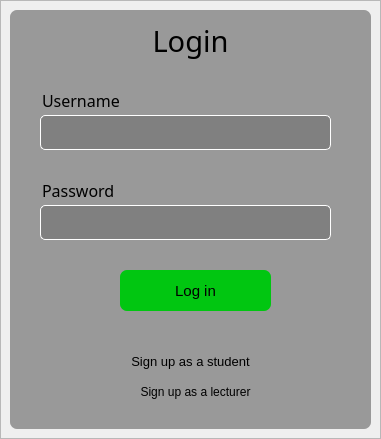
        <widget class="QWidget" name="page">
         <layout class="QVBoxLayout" name="verticalLayout_3">
          <property name="spacing">
           <number>0</number>
          </property>
          <property name="leftMargin">
           <number>0</number>
          </property>
          <property name="topMargin">
           <number>0</number>
          </property>
          <property name="rightMargin">
           <number>0</number>
          </property>
          <property name="bottomMargin">
           <number>0</number>
          </property>
          <item>
           <widget class="QFrame" name="frame_2">
            <property name="styleSheet">
             <string notr="true">background-image: url(:/images/images/background.jpg);</string>
            </property>
            <property name="frameShape">
             <enum>QFrame::StyledPanel</enum>
            </property>
            <property name="frameShadow">
             <enum>QFrame::Raised</enum>
            </property>
            <layout class="QHBoxLayout" name="horizontalLayout">
             <item>
              <widget class="QFrame" name="frame_3">
               <property name="minimumSize">
                <size>
                 <width>361</width>
                 <height>419</height>
                </size>
               </property>
               <property name="maximumSize">
                <size>
                 <width>361</width>
                 <height>419</height>
                </size>
               </property>
               <property name="font">
                <font>
                 <pointsize>8</pointsize>
                </font>
               </property>
               <property name="styleSheet">
                <string notr="true">border-radius:7px;
background: none;
background-color: rgb(118, 118, 118,180);</string>
               </property>
               <property name="frameShape">
                <enum>QFrame::StyledPanel</enum>
               </property>
               <property name="frameShadow">
                <enum>QFrame::Raised</enum>
               </property>
               <widget class="QLabel" name="label">
                <property name="geometry">
                 <rect>
                  <x>0</x>
                  <y>0</y>
                  <width>361</width>
                  <height>61</height>
                 </rect>
                </property>
                <property name="font">
                 <font>
                  <family>Nova Flat</family>
                  <pointsize>22</pointsize>
                 </font>
                </property>
                <property name="styleSheet">
                 <string notr="true">border-radius:7px;
background: none;
</string>
                </property>
                <property name="text">
                 <string>Login</string>
                </property>
                <property name="alignment">
                 <set>Qt::AlignCenter</set>
                </property>
               </widget>
               <widget class="QLineEdit" name="lineEdit">
                <property name="geometry">
                 <rect>
                  <x>30</x>
                  <y>105</y>
                  <width>291</width>
                  <height>35</height>
                 </rect>
                </property>
                <property name="styleSheet">
                 <string notr="true">border: 1.1px solid white;
padding-left: 10 px;
border-radius:5px
</string>
                </property>
               </widget>
               <widget class="QLabel" name="label_2">
                <property name="geometry">
                 <rect>
                  <x>32</x>
                  <y>80</y>
                  <width>221</width>
                  <height>21</height>
                 </rect>
                </property>
                <property name="font">
                 <font>
                  <family>Nova Flat</family>
                  <pointsize>12</pointsize>
                  <weight>50</weight>
                  <bold>false</bold>
                 </font>
                </property>
                <property name="styleSheet">
                 <string notr="true">border-radius:7px;
background: none;
</string>
                </property>
                <property name="text">
                 <string>Username</string>
                </property>
                <property name="alignment">
                 <set>Qt::AlignLeading|Qt::AlignLeft|Qt::AlignVCenter</set>
                </property>
               </widget>
               <widget class="QLabel" name="label_3">
                <property name="geometry">
                 <rect>
                  <x>32</x>
                  <y>170</y>
                  <width>111</width>
                  <height>21</height>
                 </rect>
                </property>
                <property name="font">
                 <font>
                  <family>Nova Flat</family>
                  <pointsize>12</pointsize>
                 </font>
                </property>
                <property name="styleSheet">
                 <string notr="true">border-radius:7px;
background: none;
</string>
                </property>
                <property name="text">
                 <string>Password</string>
                </property>
                <property name="alignment">
                 <set>Qt::AlignLeading|Qt::AlignLeft|Qt::AlignVCenter</set>
                </property>
               </widget>
               <widget class="QLineEdit" name="lineEdit_2">
                <property name="geometry">
                 <rect>
                  <x>30</x>
                  <y>195</y>
                  <width>291</width>
                  <height>35</height>
                 </rect>
                </property>
                <property name="styleSheet">
                 <string notr="true">border: 1.1px solid white;
padding-left: 10 px;
border-radius:5px
</string>
                </property>
                <property name="echoMode">
                 <enum>QLineEdit::Password</enum>
                </property>
               </widget>
               <widget class="QPushButton" name="pushButton">
                <property name="geometry">
                 <rect>
                  <x>110</x>
                  <y>260</y>
                  <width>151</width>
                  <height>41</height>
                 </rect>
                </property>
                <property name="font">
                 <font>
                  <pointsize>11</pointsize>
                 </font>
                </property>
                <property name="cursor">
                 <cursorShape>PointingHandCursor</cursorShape>
                </property>
                <property name="styleSheet">
                 <string notr="true">background-color: rgb(1, 198, 17);</string>
                </property>
                <property name="text">
                 <string>Log in</string>
                </property>
                <property name="shortcut">
                 <string>Return</string>
                </property>
               </widget>
               <widget class="QPushButton" name="pushButton_2">
                <property name="geometry">
                 <rect>
                  <x>110</x>
                  <y>340</y>
                  <width>141</width>
                  <height>23</height>
                 </rect>
                </property>
                <property name="font">
                 <font>
                  <pointsize>10</pointsize>
                 </font>
                </property>
                <property name="cursor">
                 <cursorShape>PointingHandCursor</cursorShape>
                </property>
                <property name="styleSheet">
                 <string notr="true">background: none;
</string>
                </property>
                <property name="text">
                 <string>Sign up as a student</string>
                </property>
               </widget>
               <widget class="QPushButton" name="pushButton_3">
                <property name="geometry">
                 <rect>
                  <x>130</x>
                  <y>370</y>
                  <width>111</width>
                  <height>23</height>
                 </rect>
                </property>
                <property name="cursor">
                 <cursorShape>PointingHandCursor</cursorShape>
                </property>
                <property name="styleSheet">
                 <string notr="true">background: none;
</string>
                </property>
                <property name="text">
                 <string>Sign up as a lecturer</string>
                </property>
               </widget>
              </widget>
             </item>
            </layout>
           </widget>
          </item>
         </layout>
        </widget>
